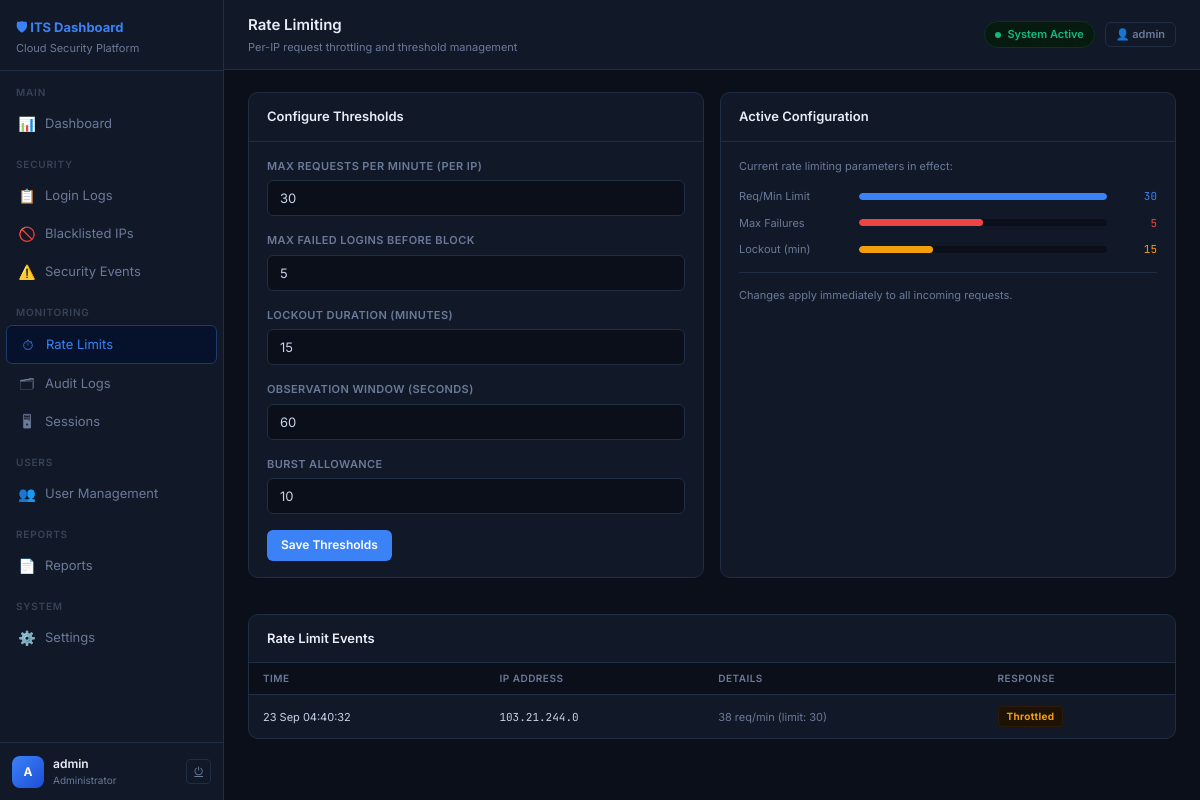
The app's page /rate-limits/ (signed in) with its own data.
### dashboard/models.py (models this page shows, shortened)
class UserProfile(models.Model):
    ROLE_CHOICES = [
        ('ADMIN',    'Administrator'),
        ('ANALYST',  'Security Analyst'),
        ('VIEWER',   'Viewer'),
    ]
    STATUS_CHOICES = [
        ('PENDING',   'Pending Approval'),
        ('ACTIVE',    'Active'),
        ('SUSPENDED', 'Suspended'),
        ('REJECTED',  'Rejected'),
    ]
    user          = models.OneToOneField(User, on_delete=models.CASCADE, related_name='profile')
    role          = models.CharField(max_length=10, choices=ROLE_CHOICES, default='VIEWER')
    status        = models.CharField(max_length=10, choices=STATUS_CHOICES, default='PENDING')
    phone         = models.CharField(max_length=20, blank=True)
    department    = models.CharField(max_length=100, blank=True)
    bio           = models.TextField(blank=True)
    avatar_initials = models.CharField(max_length=2, blank=True)
    registered_at = models.DateTimeField(default=timezone.now)
    approved_at   = models.DateTimeField(null=True, blank=True)
    approved_by   = models.ForeignKey(User, null=True, blank=True, on_delete=models.SET_NULL, related_name='approvals')
    last_seen     = models.DateTimeField(null=True, blank=True)
    known_ips     = models.TextField(blank=True, help_text="Comma-separated list of known IPs")
    class Meta:
        ordering = ['-registered_at']

class SystemSetting(models.Model):
    key        = models.CharField(max_length=100, unique=True)
    value      = models.TextField()
    updated_at = models.DateTimeField(auto_now=True)
    @classmethod
    def get(cls, key, default=''):
        try:
            return cls.objects.get(key=key).value
        except cls.DoesNotExist:
            return default

class SecurityEvent(models.Model):
    SEV_CHOICES = [('CRITICAL','Critical'),('WARNING','Warning'),('INFO','Info')]
    event_type  = models.CharField(max_length=50)
    ip_address  = models.GenericIPAddressField()
    details     = models.TextField()
    severity    = models.CharField(max_length=10, choices=SEV_CHOICES)
    response    = models.CharField(max_length=100)
    user        = models.ForeignKey(User, null=True, blank=True, on_delete=models.SET_NULL)
    timestamp   = models.DateTimeField(default=timezone.now)
    class Meta:
        ordering = ['-timestamp']

### dashboard/views.py (the view)
# urls.py: path('rate-limits/',         views.rate_limits,       name='rate_limits'),
@login_required
@analyst_required
def rate_limits(request):
    rpm      = SystemSetting.get('rate_limit_rpm', 30)
    max_fails= SystemSetting.get('max_failed_attempts', 5)
    lockout  = SystemSetting.get('lockout_minutes', 15)
    window   = SystemSetting.get('rate_window_seconds', 60)
    burst    = SystemSetting.get('burst_allowance', 10)
    rate_events = SecurityEvent.objects.filter(event_type='Rate Limit Exceeded')[:20]
    return render(request, 'dashboard/rate_limits.html', {
        'page':'rate_limits','rpm':rpm,'max_fails':max_fails,
        'lockout':lockout,'window':window,'burst':burst,'rate_events':rate_events,
    })

### dashboard/views.py (called while the page is built)
def ensure_profile(user):
    profile, created = UserProfile.objects.get_or_create(user=user)
    if created:
        profile.role   = 'ADMIN' if user.is_superuser else 'VIEWER'
        profile.status = 'ACTIVE'
        profile.save()
    return profile

def analyst_required(view_func):
    @wraps(view_func)
    def wrapper(request, *args, **kwargs):
        if not request.user.is_authenticated:
            return redirect('login')
        profile = ensure_profile(request.user)
        if profile.role not in ('ADMIN','ANALYST') and not request.user.is_superuser:
            return render(request, 'dashboard/403.html', status=403)
        return view_func(request, *args, **kwargs)
    return wrapper

### dashboard/templates/dashboard/rate_limits.html (shortened to what this page needs)
{% extends 'dashboard/base.html' %}
{% block topbar_title %}Rate Limiting{% endblock %}
{% block topbar_sub %}Per-IP request throttling and threshold management{% endblock %}
{% block content %}
<div class="two-col">
  <div class="card">
    <div class="card-header"><span class="card-title">Configure Thresholds</span></div>
    <div class="card-body">
      <form method="post" action="{% url 'rate_limits_save' %}">
        <div class="form-group"><label class="form-label">Max Requests Per Minute (per IP)</label><input class="form-input" name="rate_limit_rpm" type="number" value="{{ rpm }}" min="1" max="1000"></div>
        <div class="form-group"><label class="form-label">Max Failed Logins Before Block</label><input class="form-input" name="max_failed_attempts" type="number" value="{{ max_fails }}" min="1" max="100"></div>
        <div class="form-group"><label class="form-label">Lockout Duration (minutes)</label><input class="form-input" name="lockout_minutes" type="number" value="{{ lockout }}" min="1"></div>
        <div class="form-group"><label class="form-label">Observation Window (seconds)</label><input class="form-input" name="rate_window_seconds" type="number" value="{{ window }}" min="10"></div>
        <div class="form-group"><label class="form-label">Burst Allowance</label><input class="form-input" name="burst_allowance" type="number" value="{{ burst }}" min="0"></div>
        <button class="btn btn-primary" type="submit">Save Thresholds</button>
      </form>
    </div>
  </div>
  <div class="card">
    <div class="card-header"><span class="card-title">Active Configuration</span></div>
    <div class="card-body">
      <div style="font-size:11px;color:var(--text-dim);margin-bottom:14px;">Current rate limiting parameters in effect:</div>
      <div class="hbar-row"><div class="hbar-label">Req/Min Limit</div><div class="hbar-track"><div class="hbar-fill" style="width:100%;background:var(--accent)"></div></div><div class="hbar-val c-blue">{{ rpm }}</div></div>
      <div class="hbar-row"><div class="hbar-label">Max Failures</div><div class="hbar-track"><div class="hbar-fill" style="width:50%;background:var(--red)"></div></div><div class="hbar-val c-red">{{ max_fails }}</div></div>
      <div class="hbar-row"><div class="hbar-label">Lockout (min)</div><div class="hbar-track"><div class="hbar-fill" style="width:30%;background:var(--yellow)"></div></div><div class="hbar-val c-yellow">{{ lockout }}</div></div>
      <hr style="border:none;border-top:1px solid var(--border);margin:14px 0">
      <div style="font-size:11px;color:var(--text-dim);">Changes apply immediately to all incoming requests.</div>
    </div>
  </div>
</div>
<div class="card">
  <div class="card-header"><span class="card-title">Rate Limit Events</span></div>
  <table>
    <thead><tr><th>Time</th><th>IP Address</th><th>Details</th><th>Response</th></tr></thead>
    <tbody>
    {% for e in rate_events %}
    <tr>
      <td style="font-size:11px;">{{ e.timestamp|date:"d M H:i:s" }}</td>
      <td><span class="mono">{{ e.ip_address }}</span></td>
      <td style="font-size:11px;color:var(--text-dim);">{{ e.details }}</td>
      <td><span class="tag tag-yellow">{{ e.response }}</span></td>
    </tr>
    {% empty %}
    <tr><td colspan="4" style="text-align:center;color:var(--text-dim);padding:28px;">No rate limit events recorded yet.</td></tr>
    {% endfor %}
    </tbody>
  </table>
</div>
{% endblock %}

### dashboard/templates/dashboard/base.html (shortened to what this page needs)
<!DOCTYPE html>
<html lang="en">
<head>
</head>
<body>
<div id="app">
  <nav id="sidebar">
    <div class="sb-brand">
      <div class="sb-brand-name">🛡 ITS Dashboard</div>
      <div class="sb-brand-sub">Cloud Security Platform</div>
    </div>
    <div style="overflow-y:auto;flex:1;">
      <div class="nav-sec">Main</div>
      <a class="nav-item {% if page == 'dashboard' %}active{% endif %}" href="{% url 'dashboard' %}"><span class="nav-icon">📊</span><span>Dashboard</span></a>
      <div class="nav-sec">Security</div>
      <a class="nav-item {% if page == 'login_logs' %}active{% endif %}" href="{% url 'login_logs' %}"><span class="nav-icon">📋</span><span>Login Logs</span></a>
      <a class="nav-item {% if page == 'blacklist' %}active{% endif %}" href="{% url 'blacklist' %}"><span class="nav-icon">🚫</span><span>Blacklisted IPs</span></a>
      <a class="nav-item {% if page == 'events' %}active{% endif %}" href="{% url 'events' %}"><span class="nav-icon">⚠️</span><span>Security Events</span></a>
      <div class="nav-sec">Monitoring</div>
      <a class="nav-item {% if page == 'rate_limits' %}active{% endif %}" href="{% url 'rate_limits' %}"><span class="nav-icon">⏱</span><span>Rate Limits</span></a>
      <a class="nav-item {% if page == 'audit' %}active{% endif %}" href="{% url 'audit_logs' %}"><span class="nav-icon">🗂</span><span>Audit Logs</span></a>
      <a class="nav-item {% if page == 'sessions' %}active{% endif %}" href="{% url 'sessions' %}"><span class="nav-icon">🖥</span><span>Sessions</span></a>
      <div class="nav-sec">Users</div>
      <a class="nav-item {% if page == 'users' %}active{% endif %}" href="{% url 'user_list' %}">
        <span class="nav-icon">👥</span><span>User Management</span>
      </a>
      <div class="nav-sec">Reports</div>
      <a class="nav-item {% if page == 'reports' %}active{% endif %}" href="{% url 'reports' %}"><span class="nav-icon">📄</span><span>Reports</span></a>
      <div class="nav-sec">System</div>
      <a class="nav-item {% if page == 'settings' %}active{% endif %}" href="{% url 'settings' %}"><span class="nav-icon">⚙️</span><span>Settings</span></a>
    </div>
    <div class="sb-footer">
      <div class="admin-row">
        <div class="admin-av">{{ request.user.username|first|upper }}</div>
        <div style="min-width:0;">
          <div class="admin-name">{{ request.user.get_full_name|default:request.user.username }}</div>
          <div class="admin-role">{{ request.user.profile.get_role_display|default:"Admin" }}</div>
        </div>
        <a href="{% url 'logout' %}" class="logout-btn" title="Sign out">⏻</a>
      </div>
    </div>
  </nav>
  <div id="main">
    <div class="topbar">
      <div>
        <div class="topbar-title">{% block topbar_title %}Dashboard{% endblock %}</div>
        <div class="topbar-sub">{% block topbar_sub %}{% endblock %}</div>
      </div>
      <div class="topbar-right">
        <div class="status-pill"><div class="status-dot"></div>System Active</div>
        <a href="{% url 'profile' %}" class="btn btn-ghost btn-sm" title="My Profile">👤 {{ request.user.username }}</a>
      </div>
    </div>
    <div class="content" id="main-content">
      {% block content %}{% endblock %}
    </div>
  </div>
</div>
</body>
</html>

### records on screen
SystemSetting: rate_limit_rpm "30", value "30"
SystemSetting: burst_allowance "10"
SecurityEvent: timestamp "23 Sep 04:40:32", ip_address "103.21.244.0", details "38 req/min (limit: 30)", response "Throttled"

### other values on screen
{{ request.user.username|first|upper }} "A"
{{ request.user.get_full_name|default:request.user.username }} "admin"
{{ request.user.profile.get_role_display|default:"Admin" }} "Administrator"
{{ request.user.username }} "admin"
{{ max_fails }} "5"
{{ lockout }} "15"
